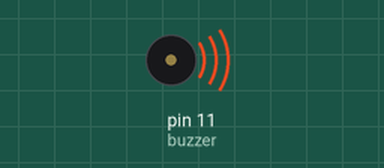
Simulated run of this sketch. Board: Arduino Uno, built with avr-gcc and run on an emulated ATmega328P. Shown: buzzer (waves = sounding).

Above: at 0.1 s.
At 59.4 s:
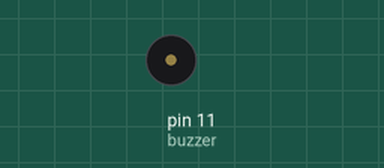
Timing chart, 0 to 60.9 s (numbered marks = the images above):
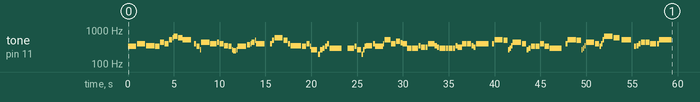

The sketch:

HinoPortugal.ino
```cpp
//Defenir nomes das notas para a freqência a que estas pertencem

#define NOTE_B0  31
#define NOTE_C1  33
#define NOTE_CS1 35
#define NOTE_D1  37
#define NOTE_DS1 39
#define NOTE_E1  41
#define NOTE_F1  44
#define NOTE_FS1 46
#define NOTE_G1  49
#define NOTE_GS1 52
#define NOTE_A1  55
#define NOTE_AS1 58
#define NOTE_B1  62
#define NOTE_C2  65
#define NOTE_CS2 69
#define NOTE_D2  73
#define NOTE_DS2 78
#define NOTE_E2  82
#define NOTE_F2  87
#define NOTE_FS2 93
#define NOTE_G2  98
#define NOTE_GS2 104
#define NOTE_A2  110
#define NOTE_AS2 117
#define NOTE_B2  123
#define NOTE_C3  131
#define NOTE_CS3 139
#define NOTE_D3  147
#define NOTE_DS3 156
#define NOTE_E3  165
#define NOTE_F3  175
#define NOTE_FS3 185
#define NOTE_G3  196
#define NOTE_GS3 208
#define NOTE_A3  220
#define NOTE_AS3 233
#define NOTE_B3  247
#define NOTE_C4  262
#define NOTE_CS4 277
#define NOTE_D4  294
#define NOTE_DS4 311
#define NOTE_E4  330
#define NOTE_F4  349
#define NOTE_FS4 370
#define NOTE_G4  392
#define NOTE_GS4 415
#define NOTE_A4  440
#define NOTE_AS4 466
#define NOTE_B4  494
#define NOTE_C5  523
#define NOTE_CS5 554
#define NOTE_D5  587
#define NOTE_DS5 622
#define NOTE_E5  659
#define NOTE_F5  698
#define NOTE_FS5 740
#define NOTE_G5  784
#define NOTE_GS5 831
#define NOTE_A5  880
#define NOTE_AS5 932
#define NOTE_B5  988
#define NOTE_C6  1047
#define NOTE_CS6 1109
#define NOTE_D6  1175
#define NOTE_DS6 1245
#define NOTE_E6  1319
#define NOTE_F6  1397
#define NOTE_FS6 1480
#define NOTE_G6  1568
#define NOTE_GS6 1661
#define NOTE_A6  1760
#define NOTE_AS6 1865
#define NOTE_B6  1976
#define NOTE_C7  2093
#define NOTE_CS7 2217
#define NOTE_D7  2349
#define NOTE_DS7 2489
#define NOTE_E7  2637
#define NOTE_F7  2794
#define NOTE_FS7 2960
#define NOTE_G7  3136
#define NOTE_GS7 3322
#define NOTE_A7  3520
#define NOTE_AS7 3729
#define NOTE_B7  3951
#define NOTE_C8  4186
#define NOTE_CS8 4435
#define NOTE_D8  4699
#define NOTE_DS8 4978
#define REST      0

int buzzer = 11; //Define porta do buzzer
int tempo = 120; //Tempo da música em BPM

//Música:
int melodia[]={

  NOTE_E4, 2, NOTE_G4, 2,
  NOTE_F4, 2, NOTE_E4, 4, NOTE_A4, 4,
  NOTE_G4, 4, NOTE_C5, -8, NOTE_D5, 16, NOTE_E5, 4, NOTE_D5, 4,

  NOTE_C5, 2, REST, 8, NOTE_G4, 8, NOTE_E4, -8, NOTE_C4, 16,
  NOTE_A4, 2, NOTE_G4, -4, NOTE_A4, 8,
  NOTE_G4, 4, NOTE_F4, 4, NOTE_E4, -8, NOTE_C4, 16, NOTE_B3, -8, NOTE_C4, 16,

  NOTE_E4, 2, NOTE_FS4, -8, NOTE_G4, 16, NOTE_A4, -8, NOTE_B4, 16,
  NOTE_G4, 2, REST, 4, NOTE_G4, 8, NOTE_B4, 8,
  NOTE_D5, 2, NOTE_B4, 4, NOTE_G4, 8, NOTE_F4, 8,

  NOTE_F4, 2, NOTE_E4, 4, NOTE_G4, -8, NOTE_E4, 16,
  NOTE_C4, -4, NOTE_G3, 8, NOTE_C4, 8, NOTE_D4, 8, NOTE_E4, 8, NOTE_G4, 8,
  NOTE_D4, -2, REST, 4,

  NOTE_D4, -4, NOTE_E4, 8, NOTE_C4, 4, NOTE_G3, 12, NOTE_C4, 12, NOTE_E4, 12,
  NOTE_F4, -4, NOTE_G4, 8, NOTE_E4, 4, NOTE_E4, -8, NOTE_G4, 16,
  NOTE_C5, -4, NOTE_G4, 8, NOTE_G4, 8, NOTE_AS4, 4, NOTE_GS4, 8,

  NOTE_G4, 4, NOTE_D4, -8, NOTE_D4, 16, NOTE_D4, -4, NOTE_F4, 8,
  NOTE_DS4, 4, NOTE_DS4, 8, NOTE_G4, 8, NOTE_G4, 4, NOTE_F4, 8, NOTE_DS4, 8,
  NOTE_D4, -4, NOTE_D4, 8, NOTE_D4, 4, NOTE_D4, 8, NOTE_F4, 8,

  NOTE_DS4, 4, NOTE_G4, 4, NOTE_G4, 4, NOTE_F4, 8, NOTE_DS4, 8,
  NOTE_G4, -2, REST, 8, NOTE_G4, 8,
  NOTE_C5, 2, NOTE_B4, 4, NOTE_C4, 12, NOTE_D4, 12, NOTE_F4, 12,

  NOTE_A4, 2, NOTE_G4, 4, NOTE_C4, 8, NOTE_D4, 8,
  NOTE_E4, 4, NOTE_E4, 4, NOTE_G4, 4, NOTE_E4, 4,
  NOTE_D4, -2, REST, 8, NOTE_G4, 8,

  NOTE_C5, 2, NOTE_B4, 4, NOTE_C4, 12, NOTE_D4, 12, NOTE_F4, 12,
  NOTE_A4, 2, NOTE_G4, 4, NOTE_E4, 12, NOTE_G4, 12, NOTE_C5, 12,
  NOTE_E5, 2, NOTE_D5, -4, REST, 16, NOTE_C5, 16,

  NOTE_C5, 2, REST, 8, NOTE_E4, 8, NOTE_F4, 8, NOTE_G4, 8,
  NOTE_A4, 4, NOTE_A4, 4, NOTE_G4, -4, NOTE_G4, 8,
  NOTE_C5, -2, REST, 4,

};

int totalNotas=sizeof(melodia)/sizeof(melodia[0])/2;

// Calcula a duração da nota em ms (60s/tempo)*4semibreves
int semibreve = (60000 * 4) / tempo; //duração de uma nota semibreve (1) em milissegundos

int divisor = 0, duracao = 0;

void setup() {
  // itera as notas da melodia.
  // lembre-se, o vetor é o dobro de notas (notas + durações)
  for (int nota = 0; nota < totalNotas * 2; nota = nota + 2) {

    // calcula a duração de cada nota
    divisor = melodia[nota + 1];
    if (divisor > 0) {
      // nota comum, apenas continua
      duracao = (semibreve) / divisor;
    } else if (divisor < 0) {
      // notas ponteadas são representadas com números negativos!!
      duracao = (semibreve) / abs(divisor);
      duracao *= 1.5; // aumenta a duração pela metade para notas pontuadas
   }

    // apenas tocamos a nota por 90% da duração, deixando 10% como uma pausa
    // Isso é feito para "separar" duas notas iguais tocadas em seguida
    tone(buzzer, melodia[nota], duracao*0.9);

    // Espera pela duração especificada até a próxima nota.
    delay(duracao);

    // para a geração de tom antes de mover pra próxima nota.
    noTone(buzzer);
  }
}


void loop() {


}
```
